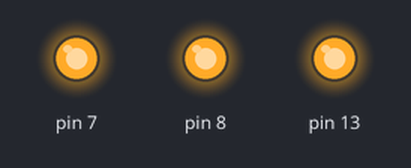
Recording of a sketch running on a simulated Arduino Uno, built with avr-gcc and run on an emulated ATmega328P. Parts: output pins drawn as LEDs (lit = HIGH).

Above: at 1.2 s.
At 3.7 s:
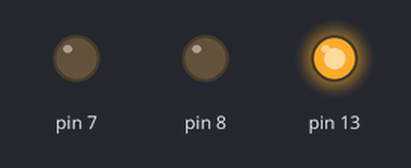
At 8.7 s:
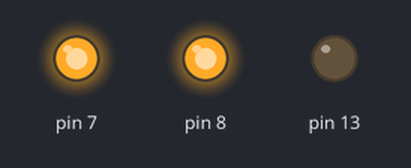
Timing chart, 0 to 13.0 s (numbered marks = the images above):
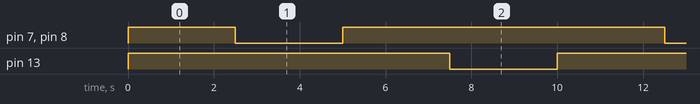

The sketch:

sketch_juL06a.ino
```cpp
void setup() {

pinMode(8, OUTPUT);
pinMode(7, OUTPUT);
pinMode(13, OUTPUT);
}

void loop() {
digitalWrite(13, HIGH);
digitalWrite(8, HIGH);
digitalWrite(7, HIGH);
delay(2500);
digitalWrite(8, LOW);
digitalWrite(7, LOW);
delay(2500);
digitalWrite(8, HIGH);
digitalWrite(7, HIGH);
delay(2500);
digitalWrite(13, LOW);
delay(2500);
}
```

Measured:
- by itself, pin 7, pin 8: repeats every 10.0 s: LOW 2.5 s, HIGH 7.5 s
- by itself, pin 13: alternates HIGH for 7.5 s and LOW for 2.5 s
- by itself, everything shown: repeats every 10.0 s, in 4 steps
